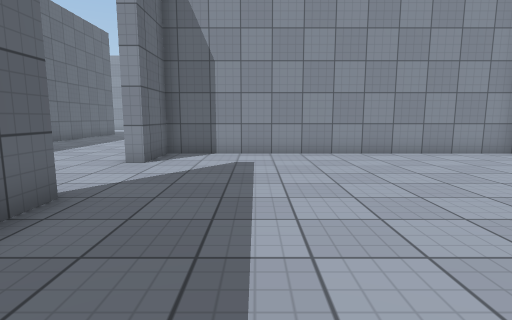
[1] (above)

19 first-person views from a walk through a scene from a Unity 3-D project. The camera is 1.2 m above the floor, tilts 8° down and sees 80° across. The floor is counted in squares, 1 m on a side. Each view is taken from the middle of a square. On the plan, view 1 faces up. The plan holds only what a view shows up to about 13 squares ahead; the rest is blank. The place goes on beyond the plan. Surface patterns are stand-ins for the level's own textures.

[2]
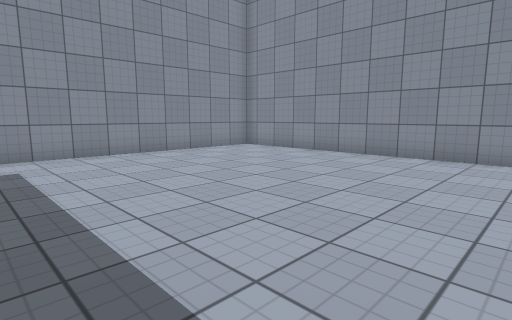

[3]
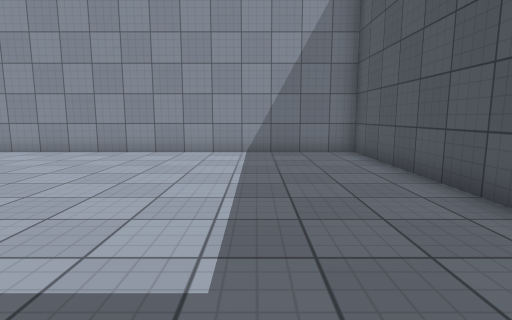

[4]
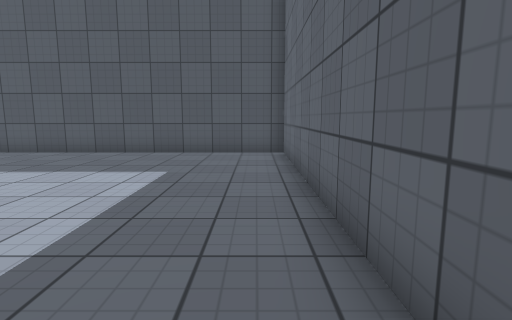

[5]
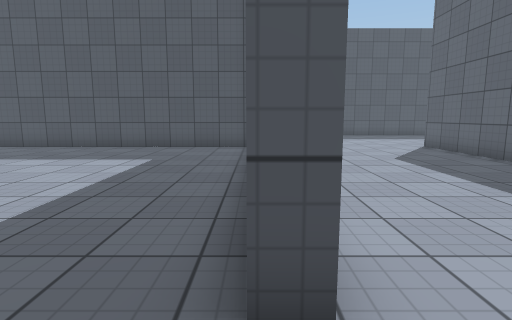

[6]
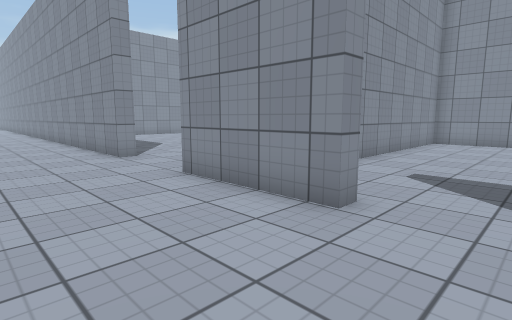

[7]
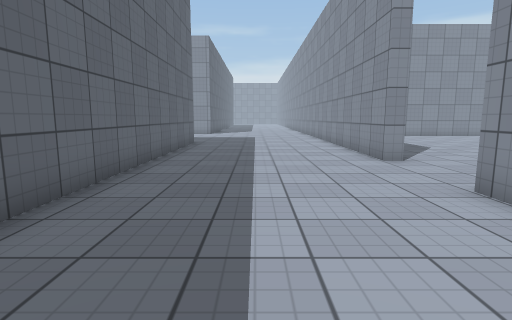

[8]
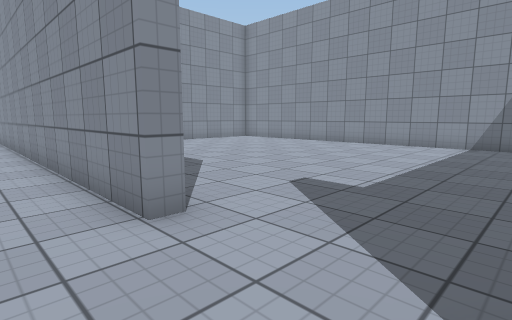

[9]
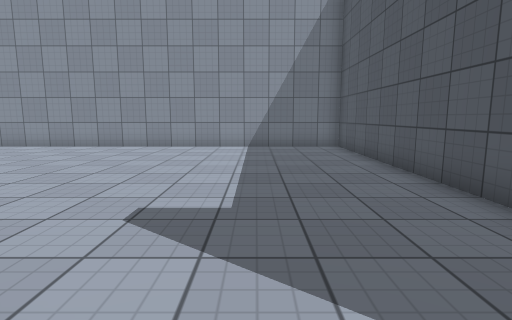

[10]
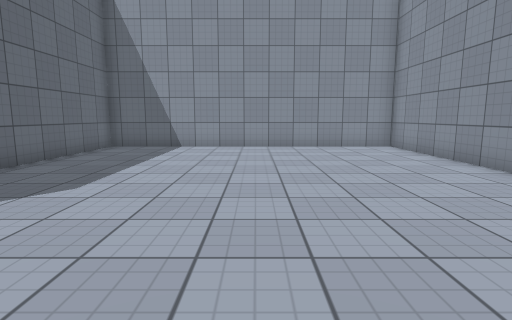

[11]
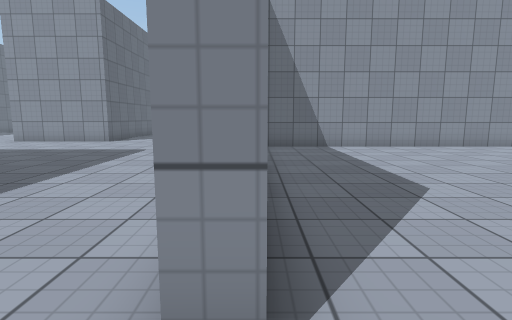

[12]
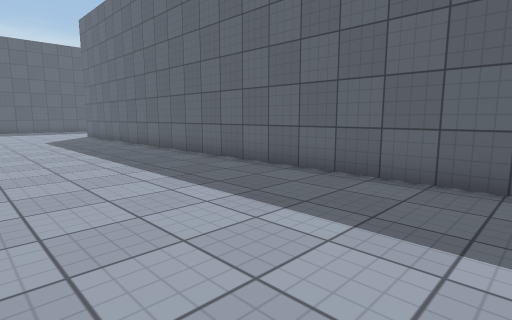

[13]
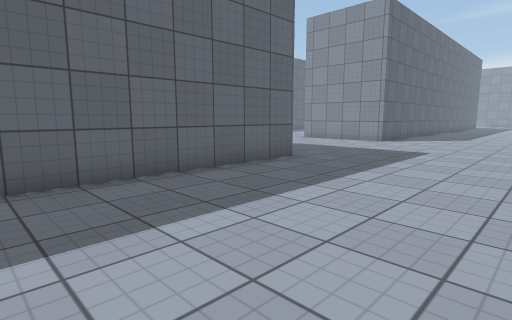

[14]
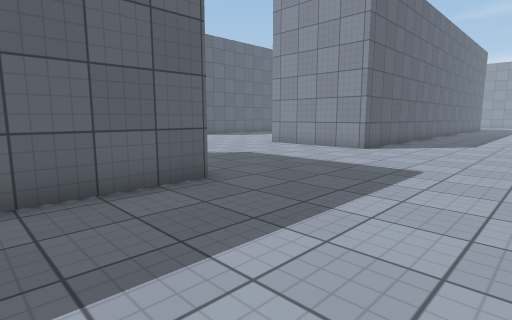

[15]
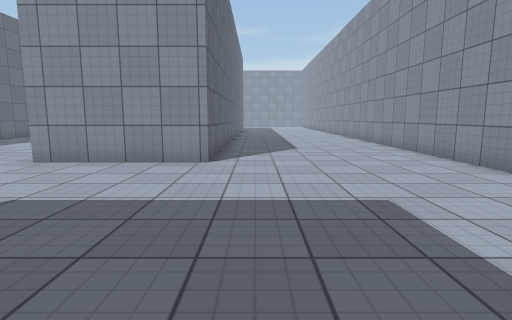

[16]
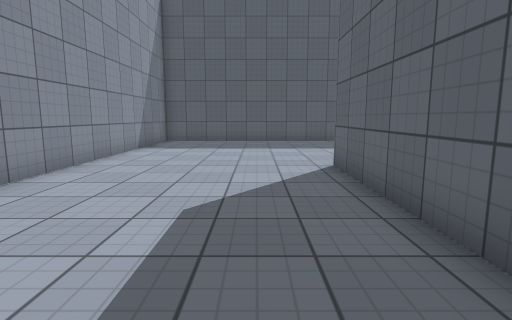

[17]
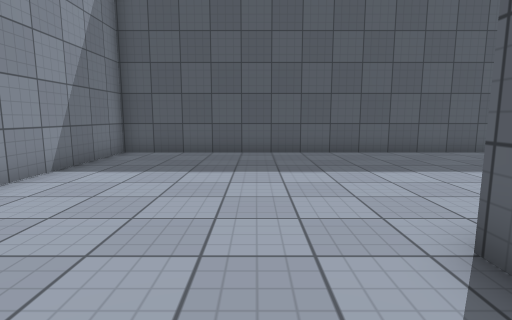

[18]
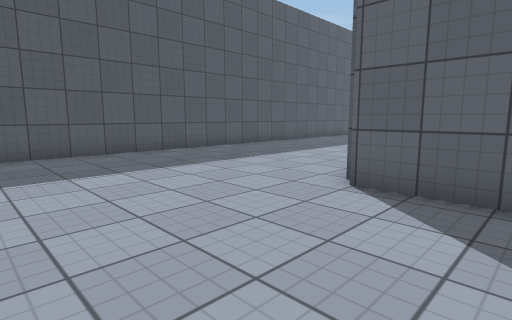

[19]
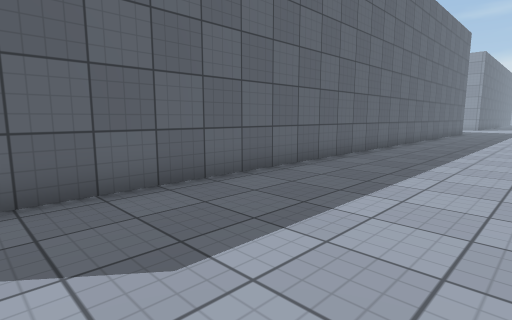

### Floor plan
Points are (right, up) in squares from view 1. A wall is a line through its corners. A room is listed if a view was taken in it or the views show most of it. See-through windows are left out.
Room 1 (views 1, 2, 3, 4, 5)
walls: (-3.5, 4.4) (-3, 4.4) (-3, -6.4) (8.6, -6.4) (8.6, 9.1); (8.5, 10.1) (-3, 10.1) (-3, 8) (-3.4, 8)
ways out: opening at (-4, 6) to room 2
Room 2 (views 6, 7, 8, 9, 10, 11, 12, 13, 14, 15, 16, 17, 18, 19)
walls: (-2.9, 15.3) (-3.4, 15.3) (-3.4, 34.1); (0, 10.6) (8.6, 10.6) (8.6, 26.5) (-3, 26.5) (-3, 21); (-3.4, 8) (-3.4, 11.9); (-9.9, 21.6) (-9.9, -6.6); (-10.3, 33.9) (-10.3, 29.1) (-14.5, 29.1); (-14.5, -14.4) (-3.4, -14.4) (-3.4, -4.2)
ways out: opening at (-4, 6) to room 1

Where each view was taken, in squares from view 1:
view 1: 0 up, 0 right, facing up
view 2: 0 up, 1 left, facing up-right
view 3: 3 down, 2 left, facing right
view 4: 4 up, 2 left, facing down
view 5: 6 up, 3 left, facing down
view 6: 6 up, 7 left, facing up-right
view 7: 7 up, 7 left, facing up
view 8: 12 up, 5 left, facing up-right
view 9: 14 up, 4 left, facing right
view 10: 14 up, 3 right, facing up
view 11: 14 up, 3 left, facing up
view 12: 14 up, 4 left, facing down-left
view 13: 14 up, 4 left, facing up-left
view 14: 18 up, 5 left, facing up-left
view 15: 21 up, 9 left, facing up
view 16: 1 up, 8 left, facing down
view 17: 4 down, 8 left, facing down
view 18: 4 down, 5 left, facing down-left
view 19: 4 down, 5 left, facing up-left
